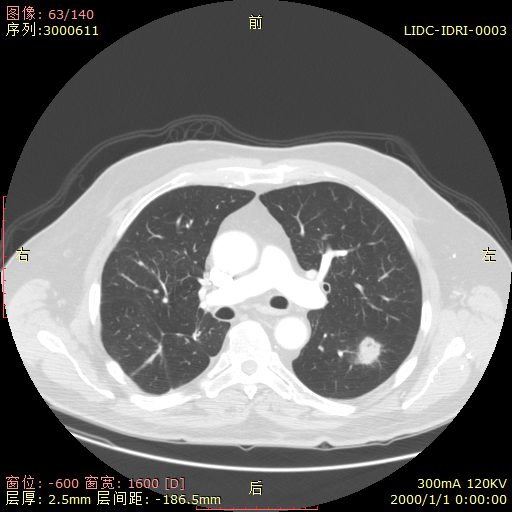
%> input picture 001.bmp, 512 x 512 px, given in place of 001.jpg, which was not available
$ octave new_randomwalker.m   (GNU Octave 9; MATLAB toolbox functions it lacks are replaced by stand-ins)
%> lines starting %> are read from the running program, lines starting %| are printed output that depends on the picture; in (x1, y1, x2, y2) boxes, pixels count from 0 and x2, y2 are one past the last pixel; in counts of white or black regions, pixels touching at a corner belong together; the program's own positions count from 1; pictures that were not available may be replaced by others from this repository, and a replacement may not be noted
clear all;
close all;
clc

tic
I=imread('001.jpg');
%> I is the input picture: size 512x512x3 uint8; mean R, G, B 111.5, 111, 110.2
I=rgb2gray(I);
%> I: size 512x512 uint8

% figure,imhist(I);
% ylim('auto');
% title('灰度直方图')

I=im2double(I);
%> I: size 512x512 double
I=imresize(I,[800,800]);
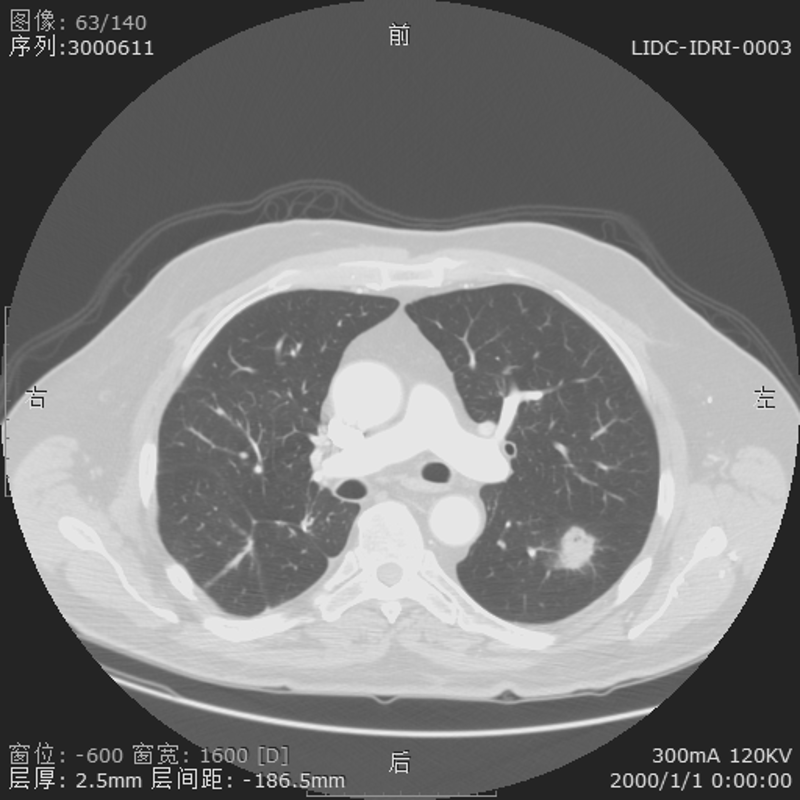
%> I: size 800x800 double; min -0.191, max 1.12, mean 0.435; drawn with min black and max white
% I=imadjust(I); % 增强图像

a=mean(mean(I)) % 归一化灰度
%> a = 0.435
b=a*255 % 平均灰度
%> b = 111
[x,y]=size(I);
%> x = 800; y = 800
c=zeros(x,y);
for i=1:x
    for j=1:y
        c(i,j)=abs(I(i,j)-a); % 归一化
%         c(i,j)=abs(255*I(i,j)-b);% 非归一化
    end
end
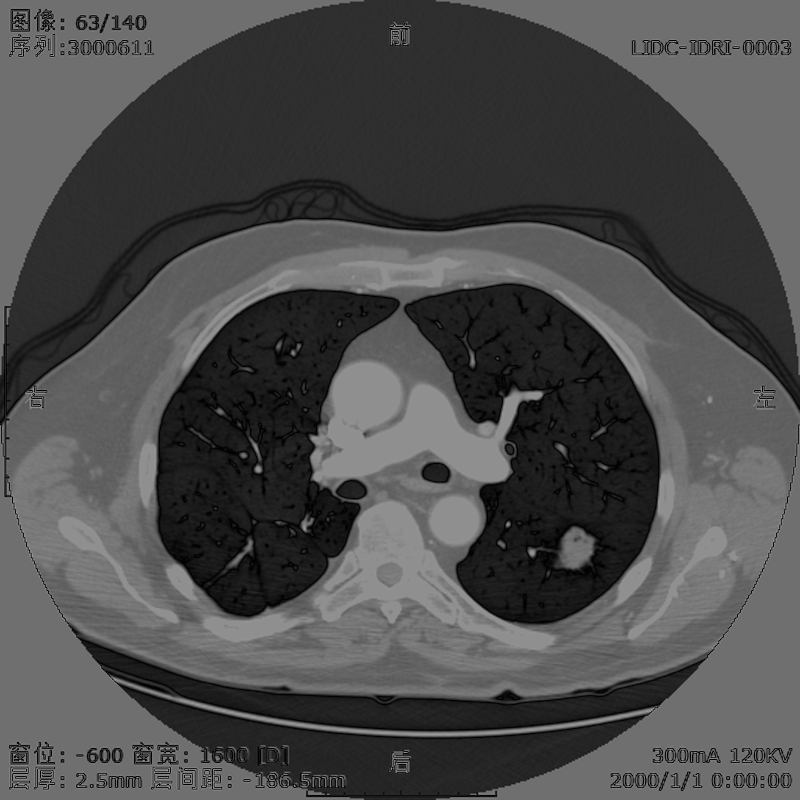
%> c: size 800x800 double; min 1.11e-06, max 0.689, mean 0.299
d=mean(mean(c)) % 类内绝对差
%> d = 0.299

% figure,imshow(I); % 原图
% title('原图')

% level = graythresh(img);
% level = a-d*((b-100)/100); % mean 6以上可用
level = a*0.93;
%> level = 0.405
% level = 0.60;
A=im2bw(I,level);
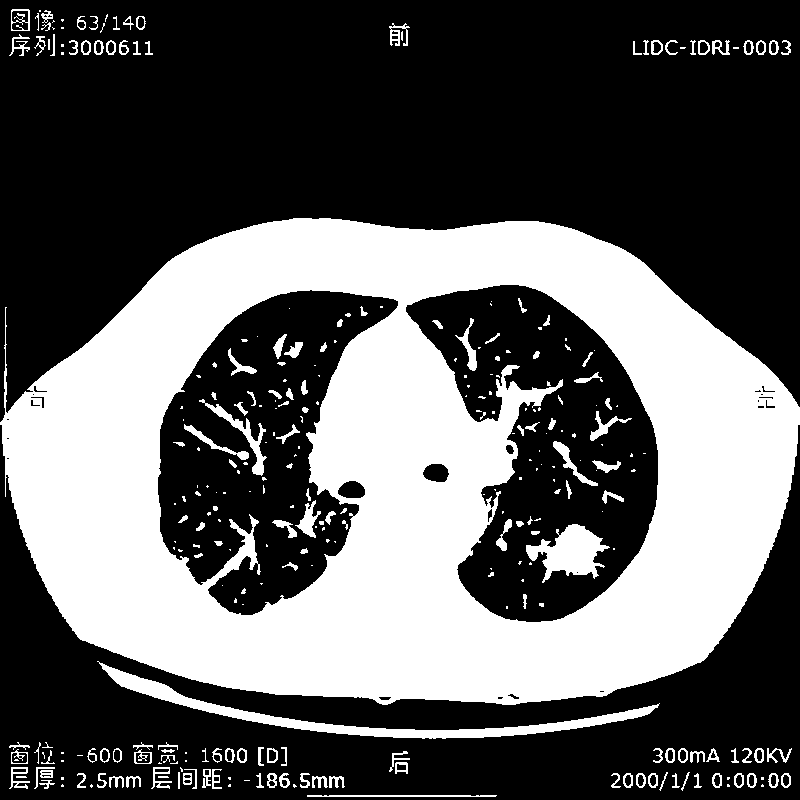
%> A: size 800x800 logical; 36.9% white; 304 white regions (142 under 20 px), largest, box (x1, y1, x2, y2) and area: (0, 218, 800, 705) 214629, (97, 661, 660, 739) 5323, (526, 524, 610, 583) 2490
figure,imshow(A,[]); % 二值化图像
title('二值化图')

se = strel('disk', 1); % 'square', 2   'diamond', 1
B = imclose(A,se); % 闭运算去凹陷 开运算去毛刺
%> B: size 800x800 logical; 37.1% white; 258 white regions (118 under 20 px), largest, box (x1, y1, x2, y2) and area: (0, 218, 800, 705) 215063, (97, 661, 660, 739) 5324, (526, 524, 610, 583) 2509
se0 = strel('square', 2);
B = imopen(B,se0);
%> B: size 800x800 logical; 37% white; 309 white regions (159 under 20 px), largest, box (x1, y1, x2, y2) and area: (0, 218, 800, 705) 214668, (100, 663, 659, 739) 5318, (526, 524, 609, 583) 2485

B = medfilt2(B,[5,5]); % 中值滤波
%> B: size 800x800 logical; 36.3% white; 198 white regions (96 under 20 px), largest, box (x1, y1, x2, y2) and area: (0, 218, 800, 705) 214688, (101, 664, 657, 739) 5307, (526, 524, 607, 581) 2473
B = medfilt2(B);
%> B: size 800x800 logical; 36.2% white; 185 white regions (92 under 20 px), largest, box (x1, y1, x2, y2) and area: (1, 218, 800, 705) 214698, (101, 664, 657, 739) 5306, (526, 524, 607, 581) 2468

% figure,imshow(B); % 去除干扰
% title('去除干扰图')

% edg=edge(B);
% figure,imshow(edg);
% title('edge分割图')

se1=strel( 'square', 3); %  'diamond', 1
% se1=[0 1 0
%     1 1 1
%     0 1 0];
C=imdilate(B,se1); % 腐蚀
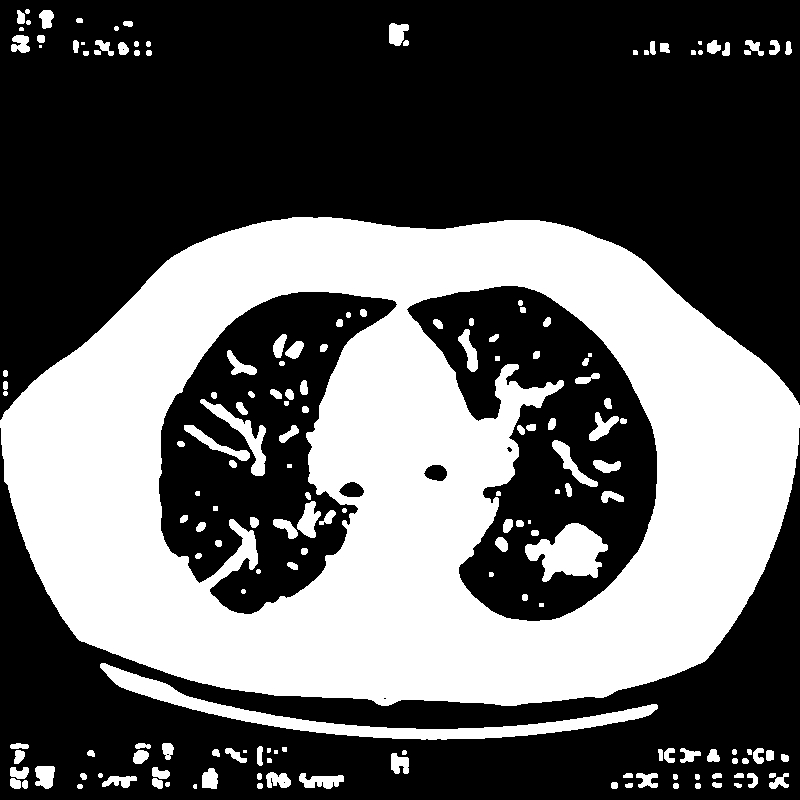
%> C: size 800x800 logical; 38.5% white; 171 white regions (10 under 20 px), largest, box (x1, y1, x2, y2) and area: (0, 217, 800, 706) 220749, (100, 663, 658, 740) 6626, (525, 523, 608, 582) 2828
% figure,imshow(C);
edg1 = edge(C);
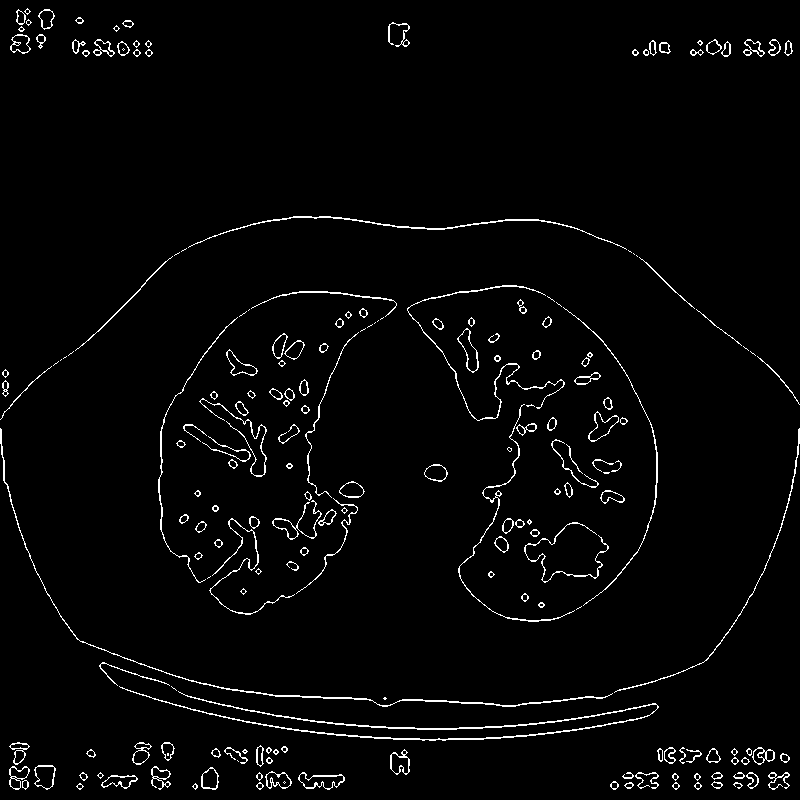
%> edg1: size 800x800 logical; 2.6% white in thin lines or dots

se2=strel( 'square', 3); % 'square', 3
D=imerode(B,se2); % 膨胀
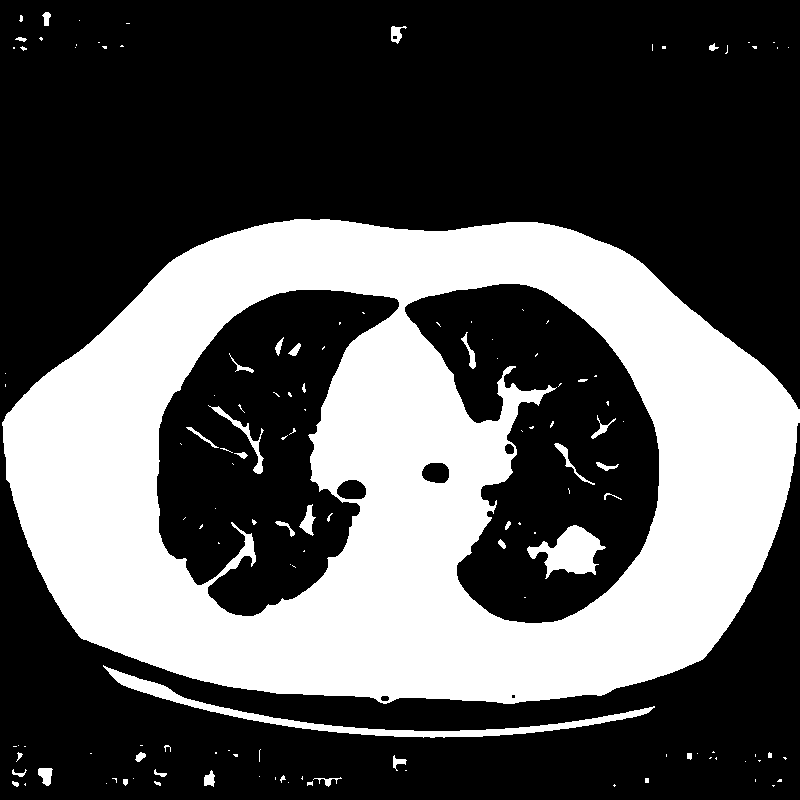
%> D: size 800x800 logical; 34.1% white; 133 white regions (90 under 20 px), largest, box (x1, y1, x2, y2) and area: (2, 219, 800, 704) 208590, (103, 665, 655, 738) 3994, (527, 525, 606, 579) 2117
% figure,imshow(D);
edg2 = edge(D);
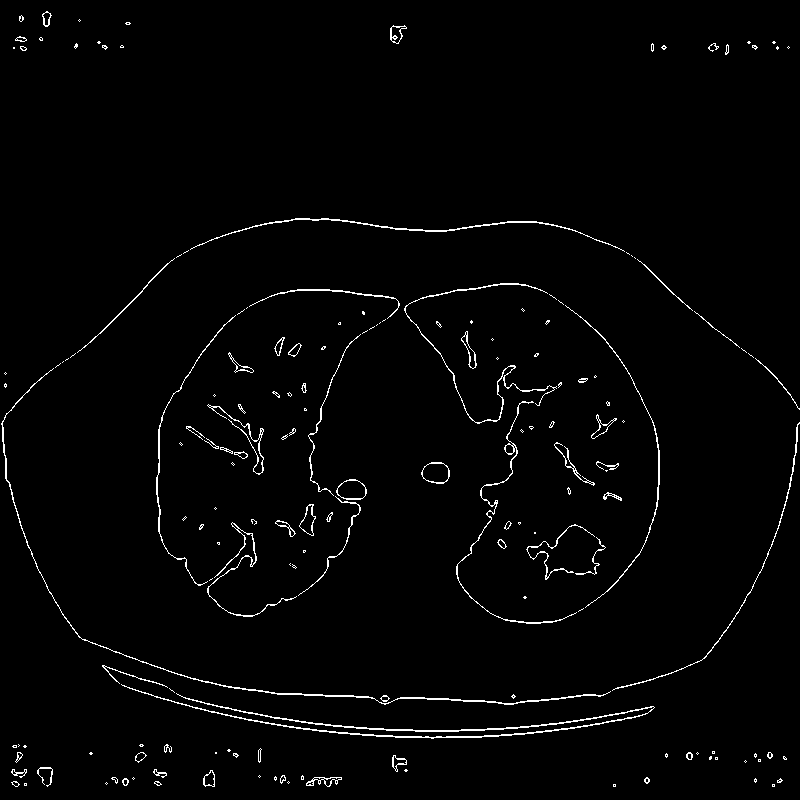
%> edg2: size 800x800 logical; 1.9% white in thin lines or dots

% img=imadjust(img); % 增强图像
[X, Y]=size(I);
%> X = 800; Y = 800
[rd,cd]=find(edg1);
%> rd = 16590 values from 9 to 790; cd = 16590 values from 1 to 800
ld=length(rd);
%> ld = 16590
[re,ce]=find(edg2);
%> re = 11863 values from 12 to 787; ce = 11863 values from 2 to 800
le=length(re);
%> le = 11863
%> (the run ends here)

$ run again, with 003.bmp copied over 001.bmp
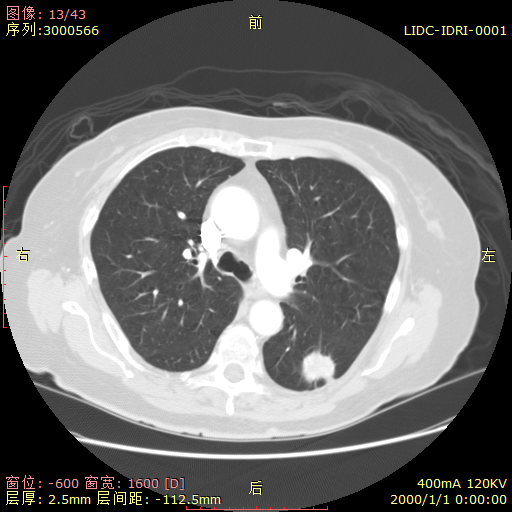
%> input picture 003.bmp, 512 x 512 px, given in place of 001.jpg, which was not available
%> I is the input picture: size 512x512x3 uint8; mean R, G, B 109.4, 108.9, 108.1
%> a = 0.427
%> b = 109
%> after the loop `for i=1:x`:
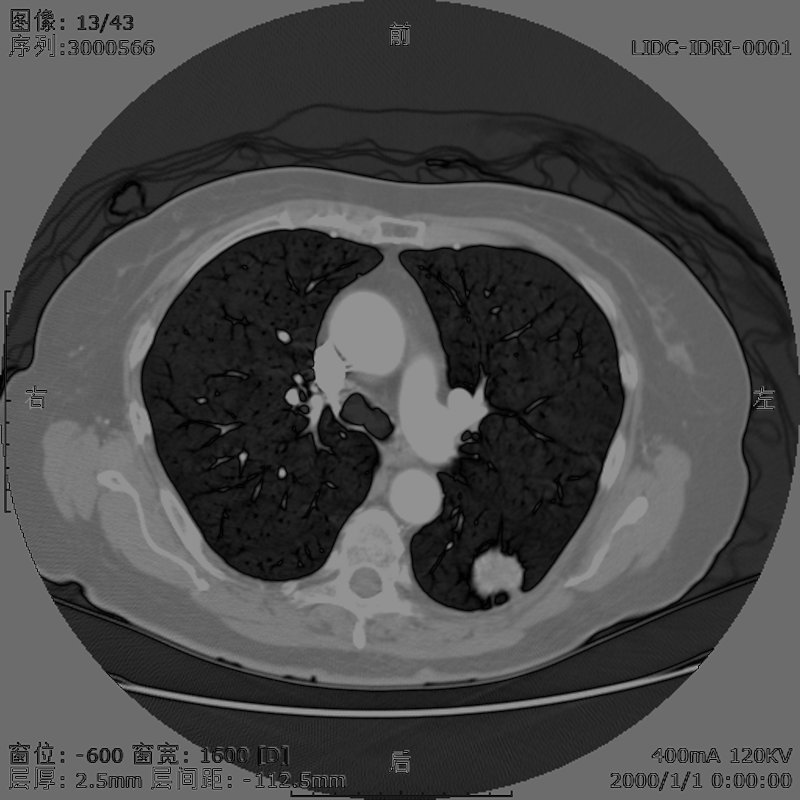
%> c: size 800x800 double; min 3.75e-06, max 0.697, mean 0.292
%> d = 0.292
%> level = 0.397
%> A: size 800x800 logical; 36.6% white; 316 white regions (159 under 20 px), largest, box (x1, y1, x2, y2) and area: (0, 165, 774, 692) 214324, (107, 648, 713, 719) 6007, (177, 419, 245, 448) 447
%> C: size 800x800 logical; 38.3% white; 164 white regions (12 under 20 px), largest, box (x1, y1, x2, y2) and area: (0, 164, 769, 693) 221442, (108, 650, 711, 720) 7411, (179, 419, 243, 448) 654
%> edg1: size 800x800 logical; 2.7% white in thin lines or dots
%> D: size 800x800 logical; 33.7% white; 138 white regions (83 under 20 px), largest, box (x1, y1, x2, y2) and area: (0, 166, 766, 691) 207409, (111, 652, 709, 718) 4591, (182, 421, 241, 445) 213
%> `edg2 = edge(D);`:
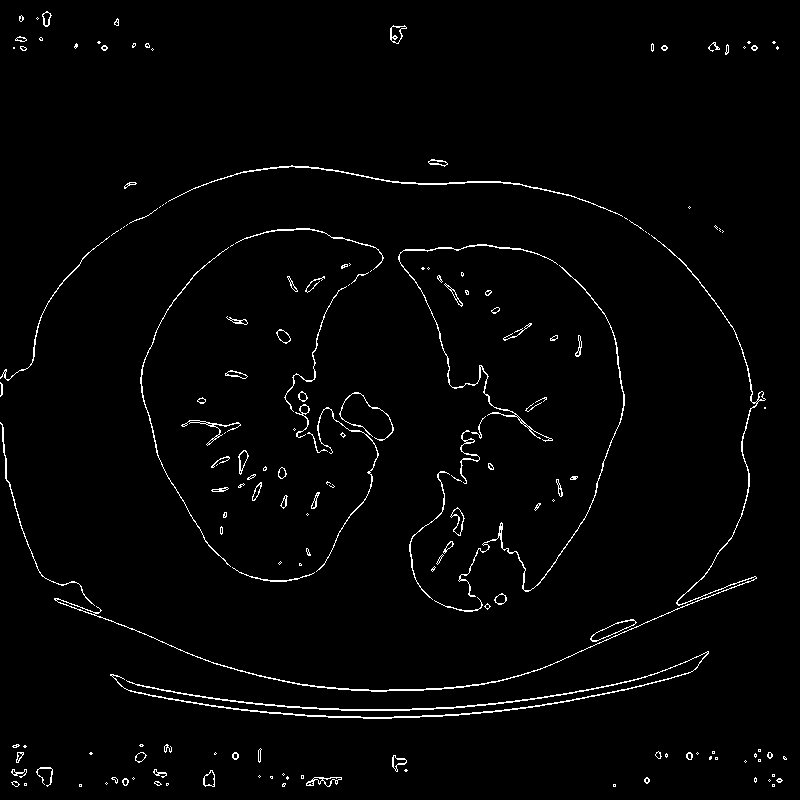
%> edg2: size 800x800 logical; 2% white in thin lines or dots
%> rd = 17204 values from 9 to 790; cd = 17204 values from 1 to 791
%> ld = 17204
%> re = 12536 values from 12 to 787; ce = 12536 values from 1 to 787
%> le = 12536
